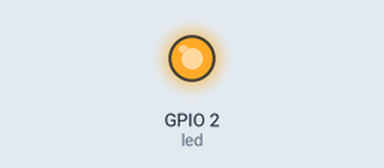
Simulated run of this program. Board: ESP32 board running MicroPython. On the bench: output pins drawn as LEDs (lit = HIGH). At 0.0 s the program stops and its outputs stay as they are.

Above: at 0.1 s.
Timing chart, 0 to 1.5 s (numbered marks = the images above):
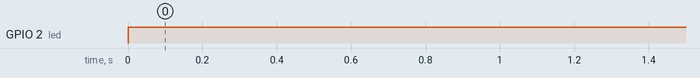

The program:

led.py
```python
import machine
from machine import Pin, PWM, Timer, WDT


class LED:
    def __init__(self,pin):
        self.pin = pin
        self.led = machine.Pin(pin, machine.Pin.OUT)
        self.pwm = PWM(Pin(pin))
        self.pwm.freq(1024)

    def on(self):
        self.pwm.duty(1023)

    def off(self):
        self.pwm.duty(0)

led = LED(2)
led.on()
```

Measured:
- by itself, GPIO 2 (led): LOW → HIGH at 0.00 s
